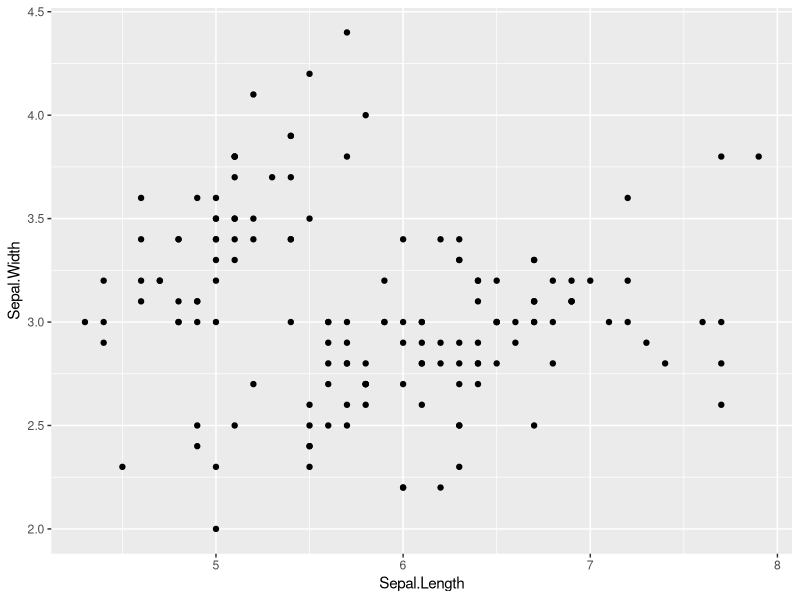
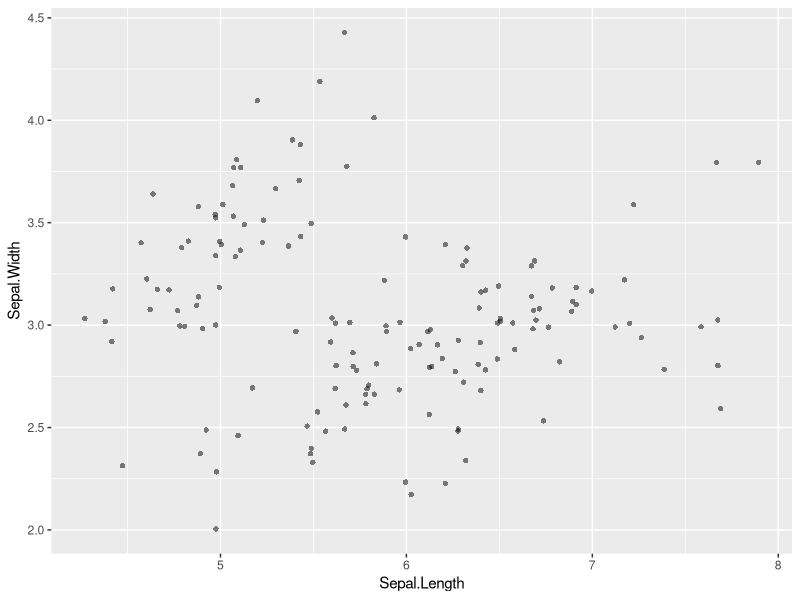
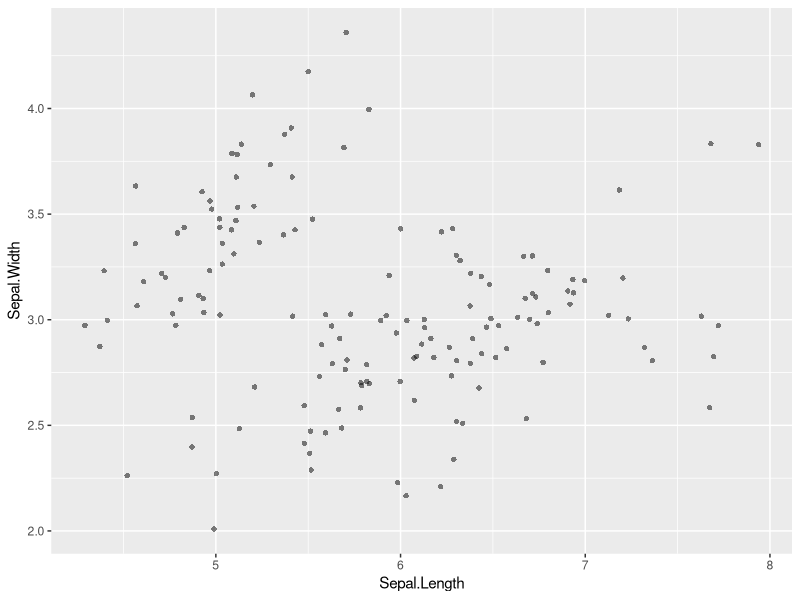
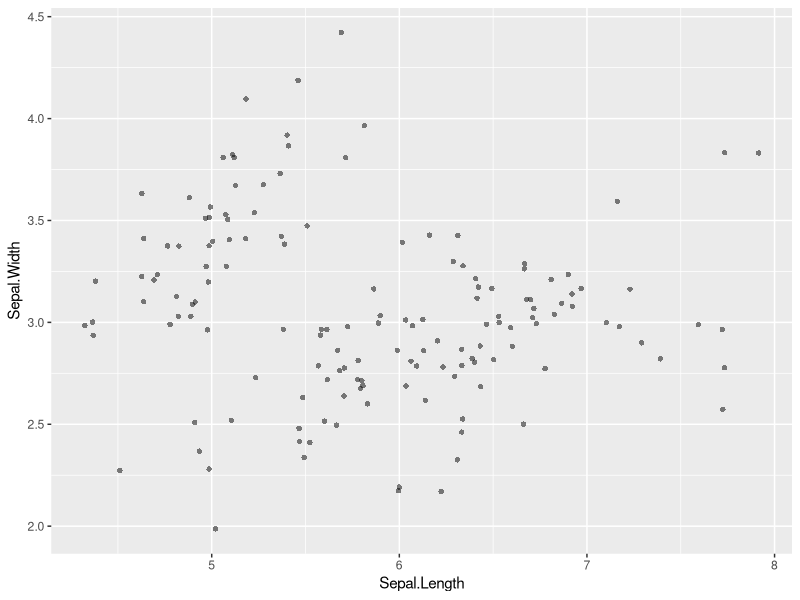
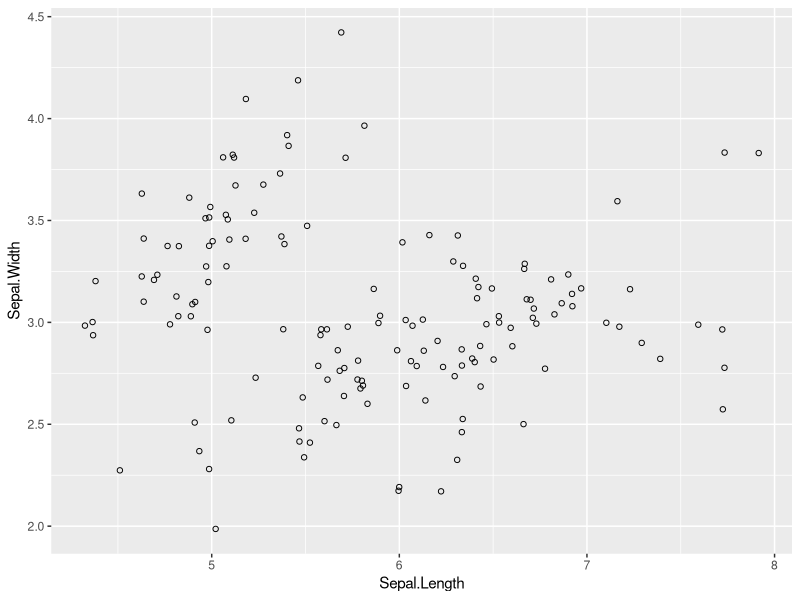

The R source for these figures, in order:
# Data Viz coding challenge, 
# DSI-2022-01

# Load packages
library(tidyverse)

data(iris)

iris %>% 
  as_tibble() -> iris

iris

# Making our plot - a basic scatter plot
# 1 - Create the base layer for a scatter plot
#   - Aesthetic mapping aes()
#     x axis = sepal length,
#     y axis = sepal width 
#   - Geometry
#     geom_*()
# Basic plot with lots of over-plotting
ggplot(iris, aes(Sepal.Length, Sepal.Width)) +
  geom_point()

# Causes for overplotting:
# 1 - Low-precision data
# 2 - Categorical x axis w many levels, all dots are aligned
# 3 - Integer data
# 4 - High-density data

# Solutions for over-plotting
# jitter position on the points
# alpha-blending - change the transparency (0 = transparent, 1 = opaque)
# hollow points instead of filled points
# facet or show subsets
# size of points
# Use a different geom

# How to jitter:
# Most basic
ggplot(iris, aes(Sepal.Length, Sepal.Width)) +
  geom_point(position = "jitter", shape = 16, alpha = 0.5)

# More flexible (can specify height and width)
ggplot(iris, aes(Sepal.Length, Sepal.Width)) +
  geom_jitter(shape = 16, alpha = 0.5)

# Most robust (define position separately, set the seed)
# seed is the random seed generator (any integer) 
posn_j <- position_jitter(seed = 136)

ggplot(iris, aes(Sepal.Length, Sepal.Width)) +
  geom_point(position = posn_j, shape = 16, alpha = 0.5)

# Hollow circles, opaque outline
ggplot(iris, aes(Sepal.Length, Sepal.Width)) +
  geom_point(position = posn_j, shape = 1)













